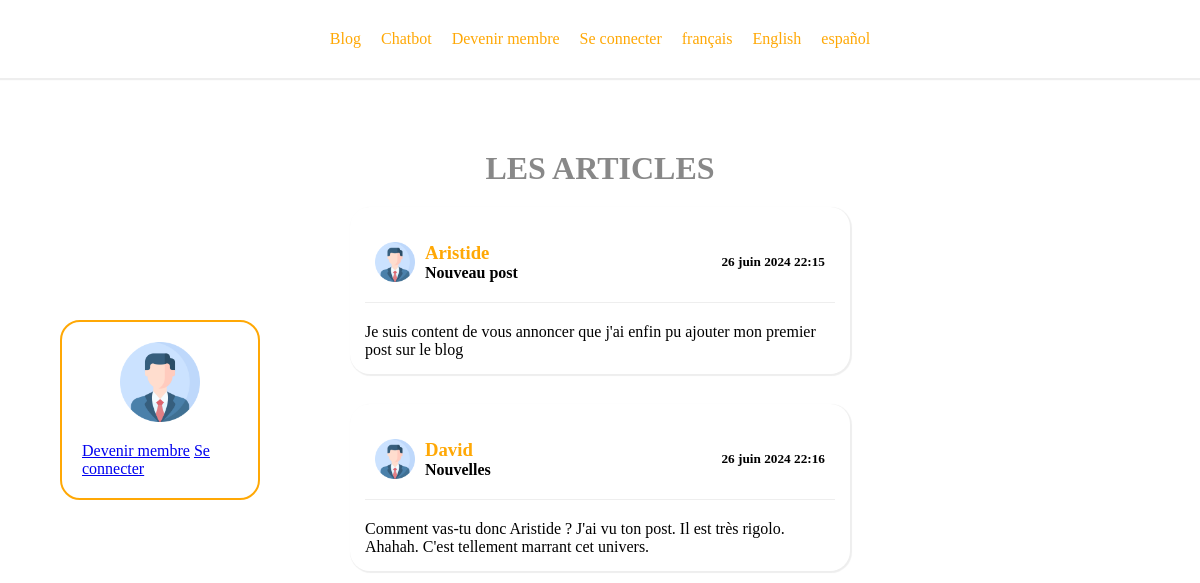
/fr/blog, run on an earlier commit of the app's database.
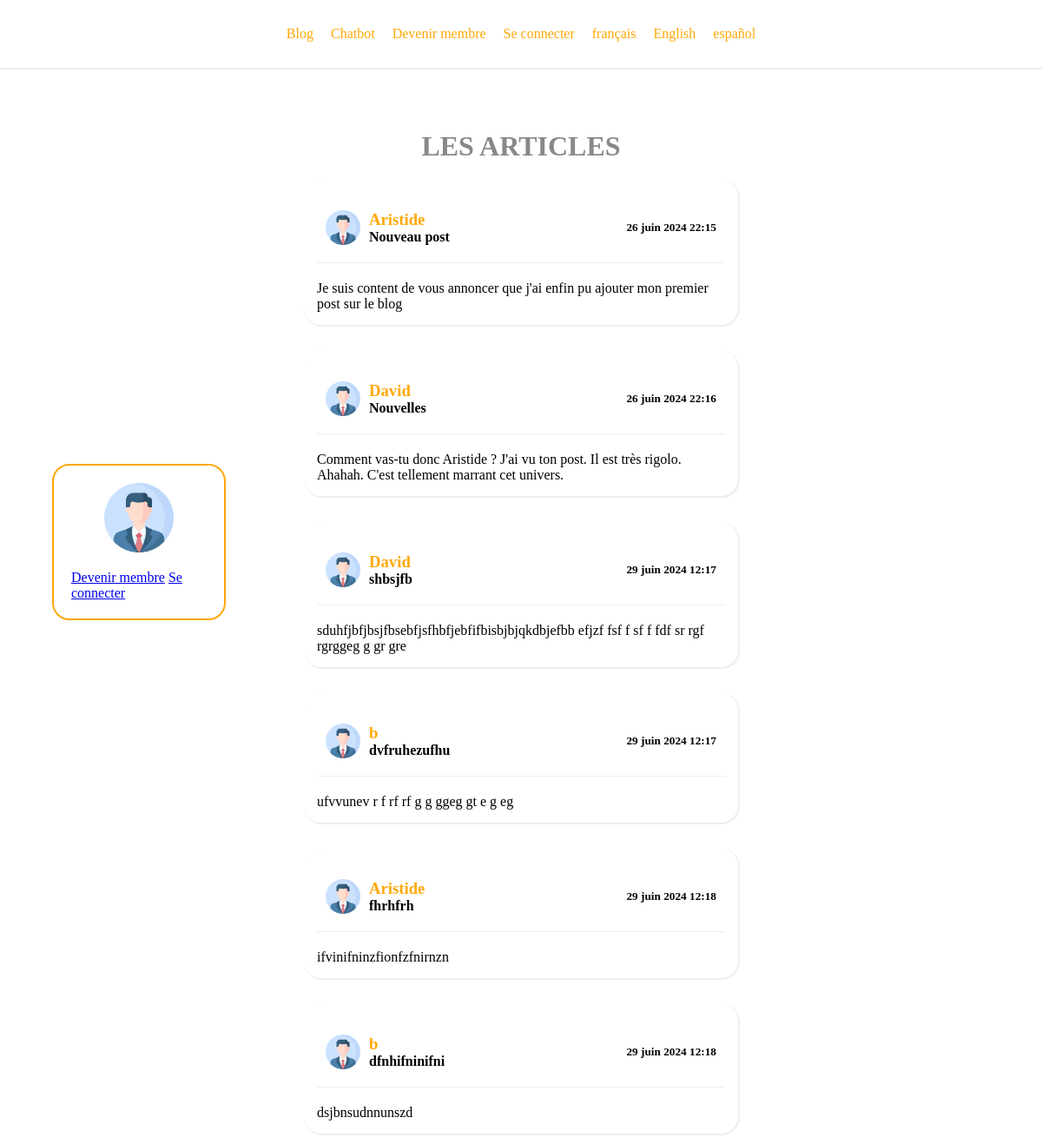
And on a later commit of the database.
### main/models.py (models this page shows, shortened)
class Article(models.Model):
    title: models.CharField = models.CharField(max_length=200, null=False)
    content: models.TextField = models.TextField(null=False)
    publication_date: models.TimeField = models.DateTimeField(auto_now_add=True, null=False)
    user: models.ForeignKey = models.ForeignKey(User, null=True, on_delete=models.SET_NULL)

class User(models.Model):
    username: models.CharField = models.CharField(max_length=200)
    mail: models.EmailField = models.EmailField(null=True)
    password: models.CharField = models.CharField(max_length=200)
    def __str__(self):
        return self.username

### main/views.py (the view)
# urls.py: path('blog', views.articles, name="blog"),
def articles(request):
    bonjour = gettext("bonjour")
    articles = Article.objects.all()
    context: dict = get_route_params("blog", request)
    context["articles"] = articles
    return render(request, "articles/index.html", context = context)

### main/utils/utils_functions.py (called while the page is built)
def get_route_params(route: str = "", request = None):
    url: str = resolve_url(route)
    logout: str = resolve_url("logout")
    signup: str = resolve_url("signup")
    login: str = resolve_url("login")
    blog: str = resolve_url("blog")
    chat: str = resolve_url("chat")
    newpost: str = resolve_url("newpost")
    global_route_name: str = url.split("/")[-1]
    context: dict = {
        "url": url,
        "global_route_name": global_route_name,
        "blog": blog,
        "login": login,
        "signup": signup,
        "chat": chat,
        "newpost": newpost,
    }
    if request:
        context["id"] = request.session.get("id")
        context["username"] = request.session.get("username")
        context["mail"] = request.session.get("mail")
        context["logout"] = logout
    return context

### templates/articles/index.html (shortened to what this page needs)
{% extends "layout/index.html" %}
{% load i18n %}
{% load static %}
{% block content %}
    <div class="articles">
        <h1>{% translate "Les articles" %}</h1>
        {% for article in articles %}
            <div class="article">
                <div class="top-article">
                    <img src="{% static '/images/profile.png'%}" alt="profile_picture" width="40px" height="40px"/>
                    <div class="info">
                        <div class="left">
                            <h3>{{ article.user }}</h3>
                            <h4>{{ article.title }}</h4>
                        </div>
                        <h5>{{ article.publication_date }}</h5>
                    </div>
                </div>
                <p>{{ article.content }}</p>
            </div>
        {% endfor %}
    </div>
{% endblock %}

### templates/layout/index.html (shortened to what this page needs)
<!DOCTYPE html>
<html lang="en">
    {% load i18n %}
    {% load static %}
    {% get_current_language as language_code %}
    {% get_available_languages as LAN %}
    {% get_language_info_list for LAN as lan%}
<head>
    <link rel="stylesheet" href="{% static '/css/pages.css'%}" />
</head>
<body>
    <nav class="links">
        <a href="{{ blog }}">{% translate "Blog"%}</a>
        <a href="{{ chat }}">{% translate "Chatbot"%}</a>
        {% if id %}
            <a href="{{ logout }}">{% translate "Se déconnecter"%}</a>
        {% else %}
            <a href="{{ signup }}">{% translate "Devenir membre"%}</a>
            <a href="{{ login }}">{% translate "Se connecter"%}</a>
        {% endif %}
        {% for l in lan %}
            <a href="/{{l.code}}/{{global_route_name}}">{{l.name_local}}</a>
        {% endfor %}
    </nav>
    <div class="content">
        <div class="sidecard">
            <img src="{% static '/images/profile.png'%}" alt="profile_picture" width="80px"/>
            <div class="user-info">
                {% if id %}
                    <p><span>Pseudonyme:</span> <span>{{ username }}</span></p>
                    <p><span>Email:</span> <span>{{ mail }}</span> </p>
                {% else %}
                    <a href="{{ signup }}">{% translate "Devenir membre"%}</a>
                    <a href="{{ login }}">{% translate "Se connecter"%}</a>
                {% endif %}
            </div>
        </div>
        {% block content %}{% endblock %}
    </div>
</body>
</html>

### static/css/pages.css (style rules this page uses)
:root { --primary-orange: rgb(255, 168, 5); --secondary-orange: rgb(219, 162, 56); --gray: #EEEEEE; --dark-gray: #888888; }
html, body { width: 100vw; height: 100vh; }
* { margin: 0; padding: 0; box-sizing: border-box; }
body { position: relative; display: flex; justify-content: flex-start; align-items: center; flex-direction: column; }
.links { position: fixed; display: flex; justify-content: center; align-items: center; width: 100%; height: max-content; padding: 20px 0; top: 0; left: 0; box-shadow: 1px 1px 1px 1px var(--gray); background-color: white; }
.article { width: 500px; padding: 15px; height: max-content; margin-bottom: 30px; border-radius: 20px; box-shadow: 1px 1px 1px 1px var(--gray); }
.top-article { display: flex; width: 100%; height: max-content; justify-content: center; align-items: center; padding: 20px 10px; margin-bottom: 20px; border-bottom: solid 1px var(--gray); }
.top-article .info { display: flex; width: calc(100% - 40px); height: max-content; padding-left: 10px; justify-content: space-between; align-items: center; }
.top-article h3 { color: var(--primary-orange); }
.links a, .links a:visited { color: var(--primary-orange); text-decoration: none; padding: 10px; }
.content { display: flex; width: 100%; justify-content: center; align-items: center; margin-top: 150px; }
.sidecard { position: fixed; top: 40%; left: 5%; display: flex; justify-content: center; align-items: center; flex-direction: column; width: 200px; border-radius: 20px; padding: 20px; border: solid 2px var(--primary-orange); }
.user-info { margin-top: 20px; width: 100% }
.articles { display: flex; width: calc(100% - 200px - 5%); height: max-content; flex-direction: column; justify-content: flex-start; align-items: center; overflow: auto; }
.articles h1 { color: var(--dark-gray); text-transform: uppercase; margin-bottom: 20px; }

What changed in the data, as far as the page shows it:
added Article: user "David", title "shbsjfb", publication_date "29 juin 2024 12:17", content "sduhfjbfjbsjfbsebfjsfhbfjebfifbisbjbjqkdbjefbb efjzf fsf f sf f fdf sr rgf rgrggeg g gr gre"
added Article: user "b", title "dvfruhezufhu", publication_date "29 juin 2024 12:17", content "ufvvunev r f rf rf g g ggeg gt e g eg"
added Article: user "Aristide", title "fhrhfrh", publication_date "29 juin 2024 12:18", content "ifvinifninzfionfzfnirnzn"
added Article: user "b", title "dfnhifninifni", publication_date "29 juin 2024 12:18", content "dsjbnsudnnunszd"
